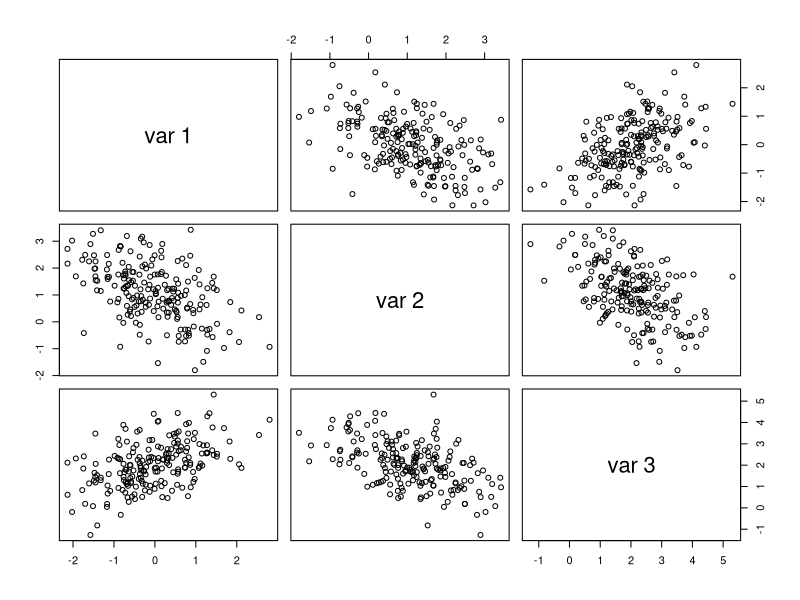

R code for this plot:
rmvn.Choleski <-
  function(n, mu, Sigma) {
    # generate n random vectors from MVN(mu, Sigma)
    # dimension is inferred from mu and Sigma
    d <- length(mu)
    Q <- chol(Sigma) # Choleski factorization of Sigma
    Z <- matrix(rnorm(n*d), nrow=n, ncol=d)
    X <- Z %*% Q + matrix(mu, n, d, byrow=TRUE)
    X
  }

Sigma = c(1,-.5,.5,-.5,1,-.5,.5,-.5,1)
Sigma = matrix(Sigma,nrow=3)
miu = c(0,1,2)
samples = rmvn.Choleski(200,miu,Sigma)

X1 = samples[,1]
X2 = samples[,2]
X3 = samples[,3]
pairs(samples)
apply(samples,MARGIN = 2,FUN = mean)
cor(X1,X2)
cor(X1,X3)
cor(X2,X3)


